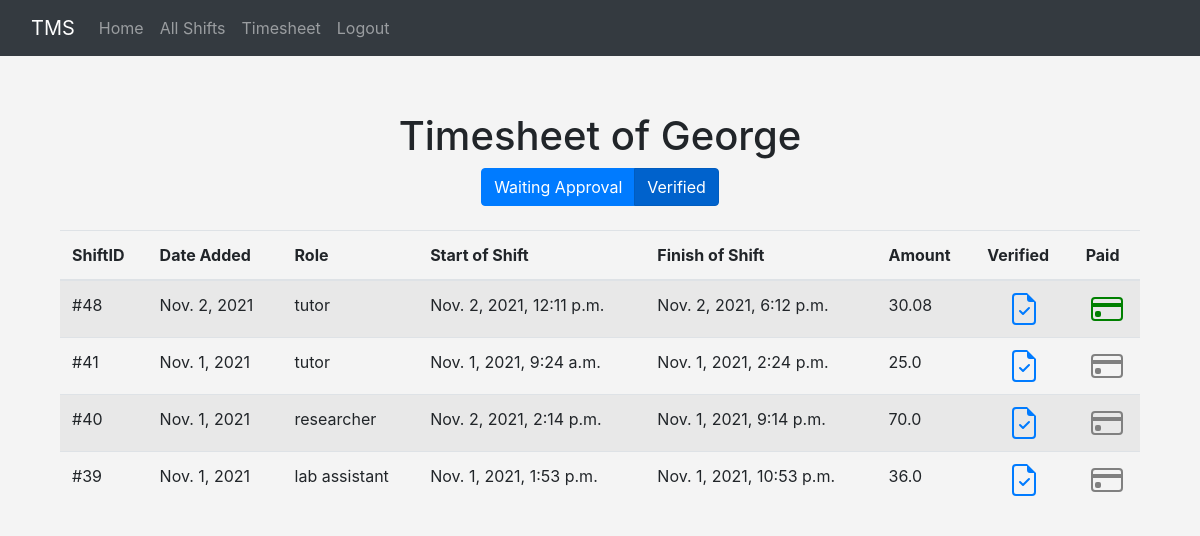
Page /verified_shifts (signed in) on the earlier database version.
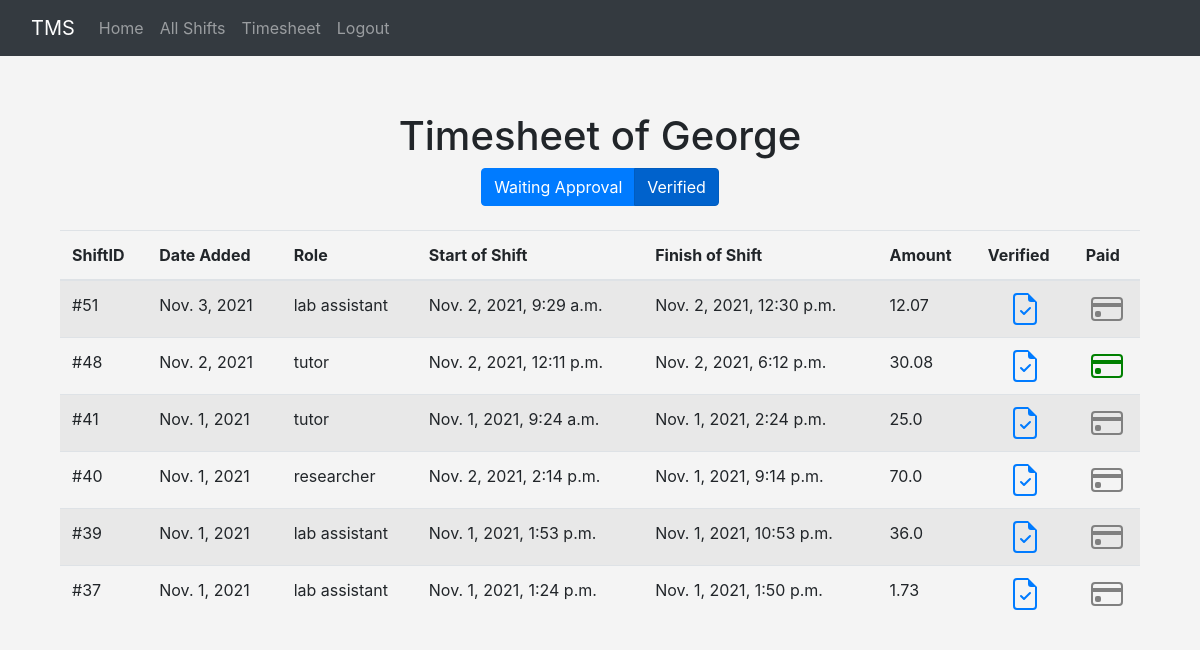
Same page on the later database version.
### timesheet/models.py (models this page shows, shortened)
class Shift(models.Model):
    studentID = models.ForeignKey(User, blank=True, null=True, on_delete=models.CASCADE)
    date = models.DateTimeField('Date added', auto_now_add=True)
    role = models.ForeignKey(Roles, blank=True, null=True, on_delete=models.SET_NULL)
    startHour = models.DateTimeField('Time started working')
    endHour = models.DateTimeField('Time finished working')
    verified = models.BooleanField(default=False)
    paid = models.BooleanField(default=False)
    def payment(self):
        time = self.endHour - self.startHour                                 #calculate time working
        payment = round(self.role.hourlyPay * time.seconds / 60 / 60,2)      #hourlyPay * hours worked, rounded for 2 demicals
        return payment

class Roles(models.Model):
    name = models.CharField('Type of role', max_length=120)
    hourlyPay = models.IntegerField('Payment per hour for a role')
    def __str__(self):
        return self.name

### timesheet/views.py (the view)
# urls.py: path('verified_shifts', views.verified_shifts, name="verified-shifts"),
def verified_shifts(request):
    shifts = Shift.objects.all().order_by('-date')
    return render(request, 'timesheet/verified_shifts.html', {'shifts': shifts})

### timesheet/templates/timesheet/verified_shifts.html (shortened to what this page needs)
{% extends 'timesheet/base.html' %}
    {% block content %}
    <center>
    <br>
    <div class="container">
        <h1>Timesheet of {{ user }}</h1>
        <div class="btn-group">
              <a href="{% url 'shifts' %}" class="btn btn-primary">Waiting Approval</a>
              <a href="{% url 'verified-shifts' %}" class="btn btn-primary active" aria-current="page">Verified</a>
        </div>
        <br/> <br/>
        <table class="table table-striped">
          <thead>
            <tr>
                <th scope="col">ShiftID</th>
                <th scope="col">Date Added</th>
                <th scope="col">Role</th>
                <th scope="col">Start of Shift</th>
                <th scope="col">Finish of Shift</th>
                <th scope="col">Amount</th>
                <th scope="col">Verified</th>
                <th scope="col">Paid</th>
            </tr>
          </thead>
            {% for shift in shifts %}
                {% if user == shift.studentID %}
                    {% if shift.verified %}
                        <tr>
                            <td>
                            #{{ shift.id }}
                            </td>
                            <td>
                            {{ shift.date.date }}
                            </td>
                            <td>
                            {{ shift.role }}
                            </td>
                            <td>
                            {{ shift.startHour }}
                            </td>
                            <td>
                            {{ shift.endHour }}
                            </td>
                            <td>
                            {{ shift.payment }}
                            </td>
                            <td align="center">
                                <a href="{% url 'verify-shift' shift.id %}">
                                </a>
                            </td>
                            <td align="center">
                                <a href="{% url 'pay-shift' shift.id %}">
                                </a>
                            </td>
                        </tr>
                    {% endif %}
                {% endif %}
            {% endfor %}
        </table>
    </div>
    </center>
    {% endblock %}

Differences in the rows shown:
now on this page (row edited): Shift: id "51", date "Nov. 3, 2021", role "lab assistant", startHour "Nov. 2, 2021, 9:29 a.m.", endHour "Nov. 2, 2021, 12:30 p.m.", payment "12.07", paid False (drawn)
now on this page (row edited): Shift: id "37", date "Nov. 1, 2021", role "lab assistant", startHour "Nov. 1, 2021, 1:24 p.m.", endHour "Nov. 1, 2021, 1:50 p.m.", payment "1.73", paid False (drawn)
